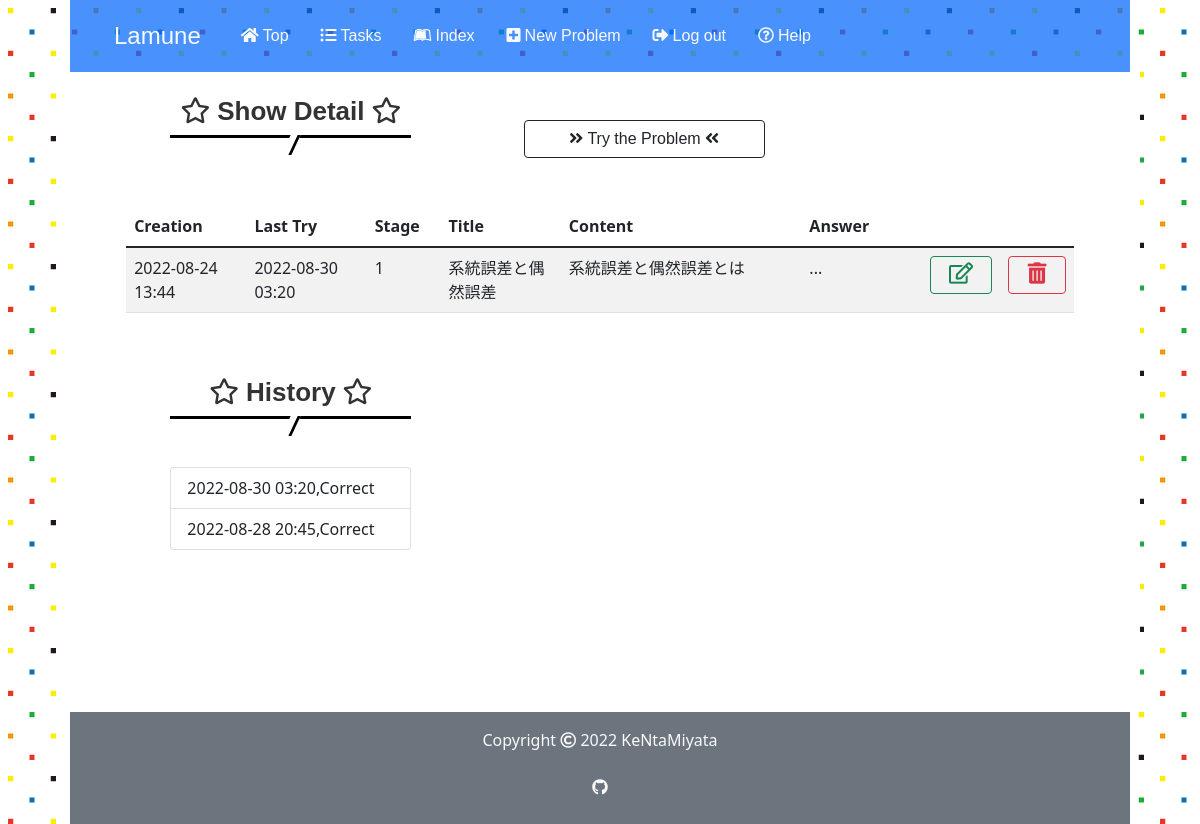
Page /3/30 (signed in) on the committed database.
### app.py (models this page shows)
class Problem(db.Model):
    id = db.Column(db.Integer, primary_key=True)
    user_id = db.Column(db.Integer, db.ForeignKey('user.id'), nullable=False)
    title = db.Column(db.String(50), nullable=False)
    body = db.Column(db.String(500), nullable=False)
    answer = db.Column(db.String(500), nullable=False)
    stage = db.Column(db.Integer, default=0)
    last_time = db.Column(db.DateTime, nullable=False,
                          default=datetime.datetime.now(pytz.timezone('Asia/Tokyo')))
    created_at = db.Column(db.DateTime, nullable=False,
                           default=datetime.datetime.now(pytz.timezone('Asia/Tokyo')))
    solved_history = db.Column(db.String)

### app.py (the view)
@app.route('/<int:user_id>/<int:problem_id>', methods=["GET"])
@login_required
def show(user_id, problem_id):
    if user_id != current_user.id:
        return apology("You can't look this page! Get out!", 401)
    problem = Problem.query.get(problem_id)
    if not problem:
        return apology("No such problem", 404)
    user = current_user
    if problem.solved_history:
        history_list=problem.solved_history.splitlines()
    else:
        history_list=[]
    return render_template("show.html", problem=problem, user=user, history_list=history_list)

### app.py (called while the page is built)
@app.before_request
def before_request():
    session.permanent = True
    app.permanent_session_lifetime = datetime.timedelta(minutes=30)
    session.modified = True

@login_manager.user_loader
def load_user(user_id):
    return User.query.get(int(user_id))

### helpers.py (called while the page is built)
def show_datetime(t):
    return t.strftime('%Y-%m-%d %H:%M')

### templates/show.html (shortened to what this page needs)
{% extends "layout.html" %}
{% block main%}
<div class="row">
    <div class="col-xl-3 col-md-4 col-12 offset-md-1 mt-4">
        <h2><i class="far fa-star"></i> Show Detail <i class="far fa-star"></i></h2>
    </div>
    <div class="col-md-3 offset-md-1 mt-5 d-none d-md-block">
        <a href="/{{ user.id }}/{{ problem.id }}/trytry" class="btn btn-outline-dark btn--radius btn--cubic d-none d-md-block"><i class="fas fa-angle-double-right fa-position-left"></i> Try the Problem <i class="fas fa-angle-double-left fa-position-right"></i></a>
    </div>
    <div class="col-11 mx-auto mt-5">
        <table class="table table-striped text-start index d-none d-md-block">
            <thead>
                <tr>
                    <th style="width: 10%">Creation</th>
                    <th style="width: 10%">Last Try</th>
                    <th style="width: 5%">Stage</th>
                    <th style="width: 10%">Title</th>
                    <th style="width: 20%">Content</th>
                    <th style="width: 10%">Answer</th>
                    <th style="width: 5%"></th>
                    <th style="width: 5%"></th>
                </tr>
            </thead>
            <tbody>
                <tr data-href="/{{ user.id }}/{{ problem.id }}">
                    <td>{{ problem.created_at | show_datetime }}</td>
                    <td>{{ problem.last_time | show_datetime }}</td>
                    <td>{{ problem.stage }}</td>
                    <td>{{ problem.title }}</td>
                    <td class="long_text">{{ problem.body }}</td>
                    <td>...</td>
                    <td><a class="btn btn-outline-success w-100" href="/{{ user.id }}/{{ problem.id }}/update"><i class="far fa-edit fa-lg"></i></a></td>
                    <td><a class="btn btn-outline-danger w-100" href="/{{ user.id }}/{{ problem.id }}/delete" onclick="return confirm_delete()"><i class="fas fa-trash-alt fa-lg"></i></a></td>
                </tr>
            </tbody>
        </table>
    </div>
    <div class="col-xl-3 col-md-4 col-12 offset-md-1 mt-5">
        <h2><i class="far fa-star"></i> History <i class="far fa-star"></i></h2>
        <div class="mt-5 text-start">
            <ul class="list-group">
                {% for history in history_list %}
                <li class="list-group-item">{{ history }}</li>
                {% endfor %}
            </ul>
        </div>
    </div>
</div>
{% endblock %}

### static/stylesheet/styles.css (style rules this page uses)
* { padding: 0; margin: 0; box-sizing: border-box; }
a { text-decoration: none; }
.row { margin-left: 0; margin-right: 0; }
body { width: 90%; height: 100%; margin: 0 auto; background-image: url(../images/lamune_side_back.jpg); }
h1, h2, h3, .navbar-brand, .nav-link, .btn { font-family: Chalkduster, "Bradley Hand", "Segoe Print", sans-serif; }
h2 { position: relative; padding-bottom: 0.5rem; border-bottom: 3px solid black; background-color: white; color: #333; font-weight: bold; font-size: 26px; }
h2:before { position: absolute; top: 100%; left: 50%; transform: translateX(-50%) skew(-25deg); height: 20px; width: 10px; border-right: 3px solid black; background-color: white; content: ""; }
.long_text { white-space: pre-wrap; }

### rows in the picture
Problem: created_at|show_datetime "2022-08-24 13:44", last_time|show_datetime "2022-08-30 03:20", stage "1", title "系統誤差と偶然誤差", body "系統誤差と偶然誤差とは"

### other values in the picture
{{ history }} "2022-08-30 03:20,Correct" "2022-08-28 20:45,Correct"
